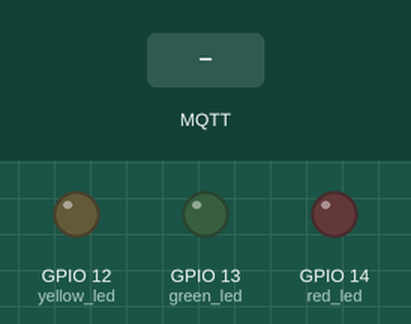
This sketch was run on a simulated ESP32. Shown: output pins drawn as LEDs (lit = HIGH). The test bench sets the inputs (shaded band). WiFi joins after 1.5 s; servers stay silent unless stated; no MQTT or app messages arrive unless stated; what the sketch prints to the serial monitor is not drawn.

Above: at 2.7 s.
2.8 s: MQTT message "alerta" arrives on the first subscribed topic
At 4.0 s:
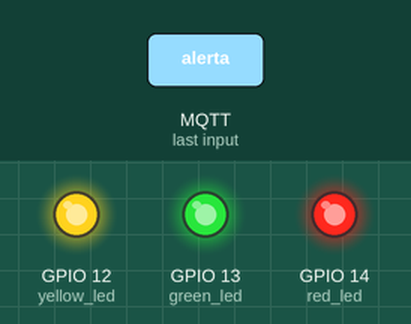
5.8 s: MQTT message "amarelo" arrives on the first subscribed topic
At 7.6 s:
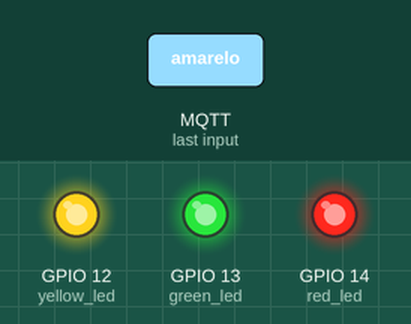
8.0 s: MQTT message "normal" arrives on the first subscribed topic
At 11.9 s:
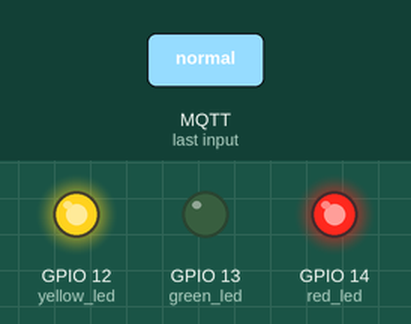
Timing chart, 0 to 30.0 s (numbered marks = the images above; inputs shaded):
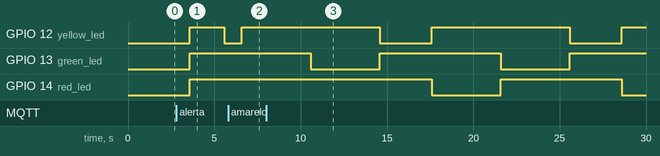

Measured:
- after the input at 2.8 s, GPIO 12 (yellow_led), GPIO 14 (red_led): LOW → HIGH after 0.77 s instead of 2.8 s; GPIO 13 (green_led): LOW → HIGH after 0.77 s
- after the input at 5.8 s, GPIO 12 (yellow_led): goes on until 6.6 s, then stays HIGH
- after the input at 8.0 s, GPIO 12 (yellow_led): alternates HIGH for 8.0 s and LOW for 3.0 s, starting after 6.6 s; GPIO 13 (green_led): alternates HIGH for 7.0 s and LOW for 4.0 s, starting after 2.6 s; GPIO 14 (red_led): HIGH → LOW after 9.6 s, → HIGH 4.0 s later, → LOW 7.0 s later

The sketch:

semaforo_MQTT4.ino
```cpp
#include <WiFi.h>           // Importação da Biblioteca WiFi
#include <PubSubClient.h>   // Importação da Biblioteca PubSubClient

/*
 *  IMPORTANTE: recomendamos fortemente alterar os nomes
               desses tópicos. Caso contrário, há grandes
               chances de você enviar e receber mensagens de um ESP32
               de outro usuário.
*/

// Tópico MQTT para recepção no ESP32 das informações do broker MQTT
#define TOPICO_SUBSCRIBE "SEMAFORO_recebe_informacao"

// Tópico MQTT para envio de informações do ESP32 para broker MQTT
#define TOPICO_PUBLISH   "SEMAFORO_envia_informacao"

// O ID MQTT serve para identificação da sessão
/* IMPORTANTE: este deve ser único no broker (ou seja,
               se um client MQTT tentar entrar com o mesmo
               id de outro já conectado ao broker, o broker
               irá fechar a conexão de um deles).
*/
#define ID_MQTT  "Semaforo_Cliente_MQTT"

const char* SSID = "Rede do WiFi";
const char* PASSWORD = "Senha do WiFi";

// URL do broker MQTT que deseja utilizar
const char* BROKER_MQTT = "broker.hivemq.com";
// Porta do Broker MQTT
int BROKER_PORT = 1883;

unsigned long tempo_atual = 0;
int tempo = 0;
String estado = "vermelho", msg = "normal";
bool status_yellow_led = 0;

#define red_led 14
#define yellow_led 12
#define green_led 13

WiFiClient espClient;
PubSubClient MQTT(espClient);

void inicializa_serial(void);
void inicializa_wifi(void);
void inicializa_mqtt(void);
void reconecta_wifi(void);
void mqtt_callback(char* topic, byte* payload, unsigned int length);
void verifica_conexoes_wifi_mqtt(void);

void setup()
{
    inicializa_serial();
    inicializa_wifi();
    inicializa_mqtt();
    tempo_atual = millis();
    pinMode(red_led, OUTPUT);
    pinMode(yellow_led, OUTPUT);
    pinMode(green_led, OUTPUT);
}


void inicializa_serial(){
  Serial.begin(115200);
}


void inicializa_wifi(void)
{
    delay(10);
    Serial.println("------Conexao WI-FI------");
    Serial.print("Conectando-se na rede: ");
    Serial.println(SSID);
    Serial.println("Aguarde");
    reconecta_wifi();
}

void inicializa_mqtt(void)
{
    // informa a qual broker e porta deve ser conectado
    MQTT.setServer(BROKER_MQTT, BROKER_PORT);
    /* atribui função de callback (função chamada quando qualquer informação do
    tópico subescrito chega) */
    MQTT.setCallback(mqtt_callback);
}

void mqtt_callback(char* topic, byte* payload, unsigned int length)
{
    msg = "";

    //pega a string do payload recebido
    for(int i = 0; i < length; i++)
    {
       char c = (char)payload[i];
       msg += c;
    }
    Serial.print("[MQTT] Mensagem recebida: ");
    Serial.println(msg);
    if (msg == "alerta"){
      Serial.println("Semaforo em alerta, piscando amarelo.");
      digitalWrite(red_led, HIGH);
      digitalWrite(yellow_led, HIGH);
      digitalWrite(green_led, HIGH);
    }
}

void reconecta_mqtt(void)
{
    while (!MQTT.connected())
    {
        Serial.print("* Tentando se conectar ao Broker MQTT: ");
        Serial.println(BROKER_MQTT);
        if (MQTT.connect(ID_MQTT))
        {
            Serial.println("Conectado com sucesso ao broker MQTT!");
            MQTT.subscribe(TOPICO_SUBSCRIBE);
        }
        else
        {
            Serial.println("Falha ao reconectar no broker.");
            Serial.println("Havera nova tentatica de conexao em 2s");
            delay(2000);
        }
    }
}

void reconecta_wifi()
{
    /* se já está conectado a rede WI-FI, nada é feito.
       Caso contrário, são efetuadas tentativas de conexão */
    if (WiFi.status() == WL_CONNECTED)
        return;

    WiFi.begin(SSID, PASSWORD);

    while (WiFi.status() != WL_CONNECTED)
    {
        delay(100);
        Serial.print(".");
    }

    Serial.println();
    Serial.print("Conectado com sucesso na rede ");
    Serial.print(SSID);
    Serial.println("IP obtido: ");
    Serial.println(WiFi.localIP());
}

void verifica_conexoes_wifi_mqtt(void)
{
    /* se não houver a conexão com o WiFI, será tentado a reconexão */
    reconecta_wifi();
    /* se não houver a conexão com o Broker, será tentado a reconexão */
    if (!MQTT.connected())
        reconecta_mqtt();
}

void loop()
{
    verifica_conexoes_wifi_mqtt();

    tempo = millis() - tempo_atual;
    if ((tempo > 11000)and(estado == "amarelo")and(msg == "normal")){
      estado = "vermelho";
      MQTT.publish(TOPICO_PUBLISH, "Semaforo Vermelho.");
      digitalWrite(red_led, LOW);
      digitalWrite(yellow_led, HIGH);
      digitalWrite(green_led, HIGH);
      tempo_atual = millis();
    }
    else if ((tempo > 8000)and(estado == "verde")and(msg == "normal")){
      estado = "amarelo";
      MQTT.publish(TOPICO_PUBLISH, "Semaforo Amarelo.");
      digitalWrite(red_led, HIGH);
      digitalWrite(yellow_led, LOW);
      digitalWrite(green_led, HIGH);
    }
    else if ((tempo > 4000)and(estado == "vermelho")and(msg == "normal")){
      estado = "verde";
      MQTT.publish(TOPICO_PUBLISH, "Semaforo Verde.");
      digitalWrite(red_led, HIGH);
      digitalWrite(yellow_led, HIGH);
      digitalWrite(green_led, LOW);
    }
    else if (msg == "alerta"){
      MQTT.publish(TOPICO_PUBLISH, "Semaforo em ALERTA.");
      status_yellow_led = !status_yellow_led;
      digitalWrite(yellow_led, status_yellow_led);
      tempo_atual = millis();
    }

    MQTT.loop();
    delay(1000);
}
```
